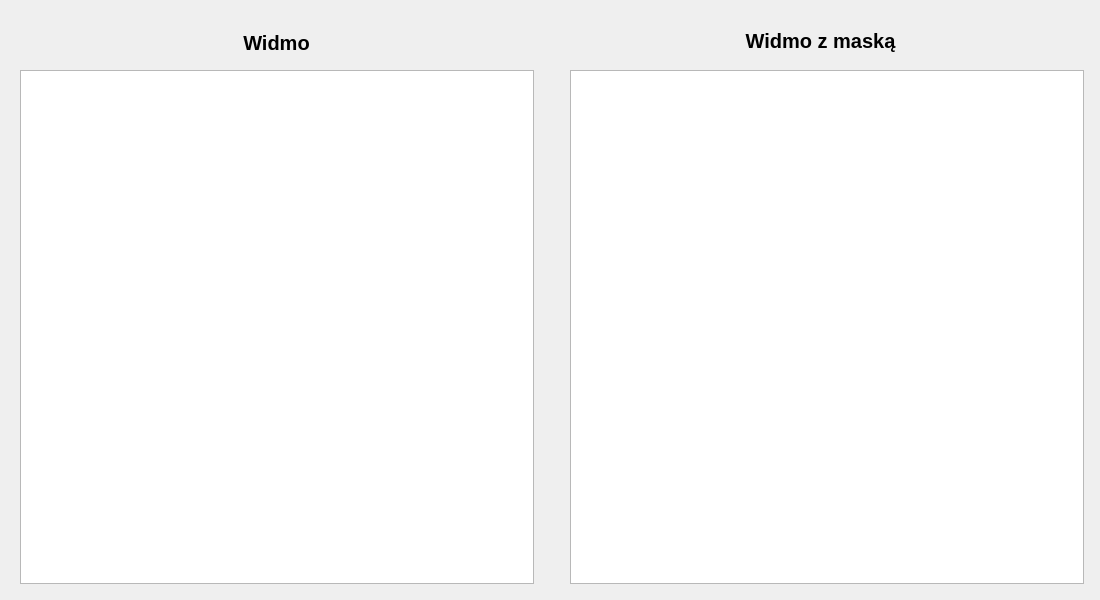
<?xml version="1.0" encoding="UTF-8"?>
<ui version="4.0">
 <class>SpectrumWindow</class>
 <widget class="QMainWindow" name="SpectrumWindow">
  <property name="geometry">
   <rect>
    <x>0</x>
    <y>0</y>
    <width>1100</width>
    <height>600</height>
   </rect>
  </property>
  <property name="minimumSize">
   <size>
    <width>1100</width>
    <height>600</height>
   </size>
  </property>
  <property name="maximumSize">
   <size>
    <width>1100</width>
    <height>600</height>
   </size>
  </property>
  <property name="windowTitle">
   <string>MainWindow</string>
  </property>
  <widget class="QWidget" name="centralwidget">
   <widget class="QGraphicsView" name="originalSpectrum">
    <property name="geometry">
     <rect>
      <x>20</x>
      <y>70</y>
      <width>514</width>
      <height>514</height>
     </rect>
    </property>
    <property name="minimumSize">
     <size>
      <width>514</width>
      <height>514</height>
     </size>
    </property>
    <property name="maximumSize">
     <size>
      <width>514</width>
      <height>514</height>
     </size>
    </property>
   </widget>
   <widget class="QGraphicsView" name="withMaskSpectrum">
    <property name="geometry">
     <rect>
      <x>570</x>
      <y>70</y>
      <width>514</width>
      <height>514</height>
     </rect>
    </property>
    <property name="minimumSize">
     <size>
      <width>514</width>
      <height>514</height>
     </size>
    </property>
    <property name="maximumSize">
     <size>
      <width>514</width>
      <height>514</height>
     </size>
    </property>
   </widget>
   <widget class="QLabel" name="originalSpectrumLabel">
    <property name="geometry">
     <rect>
      <x>36</x>
      <y>22</y>
      <width>481</width>
      <height>41</height>
     </rect>
    </property>
    <property name="font">
     <font>
      <pointsize>15</pointsize>
      <weight>75</weight>
      <bold>true</bold>
     </font>
    </property>
    <property name="text">
     <string>Widmo</string>
    </property>
    <property name="alignment">
     <set>Qt::AlignCenter</set>
    </property>
   </widget>
   <widget class="QLabel" name="withMaskSpectrumLabel">
    <property name="geometry">
     <rect>
      <x>580</x>
      <y>20</y>
      <width>481</width>
      <height>41</height>
     </rect>
    </property>
    <property name="font">
     <font>
      <pointsize>15</pointsize>
      <weight>75</weight>
      <bold>true</bold>
     </font>
    </property>
    <property name="text">
     <string>Widmo z maską</string>
    </property>
    <property name="alignment">
     <set>Qt::AlignCenter</set>
    </property>
   </widget>
  </widget>
 </widget>
 <resources/>
 <connections/>
</ui>
